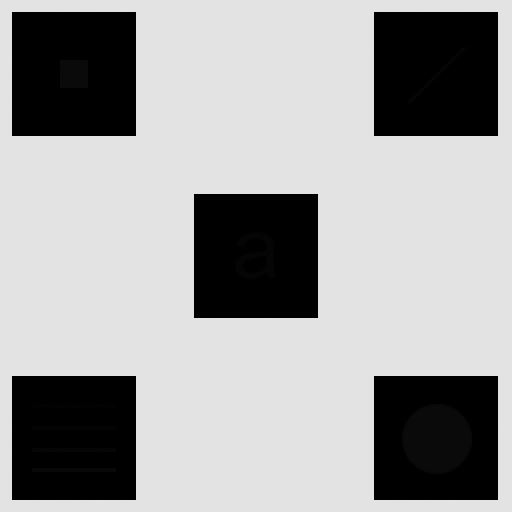
#> input picture practica/imagenes/cuadros.tif, 512 x 512 px
$ jupyter execute --allow-errors tp2b.ipynb
#> lines starting #> are read from the running program, lines starting #| are printed output that depends on the picture
# Ejercicio 1

1. Cargue y visualice las imágenes `patron2.tif` y `patron.tif` (a esta última utilícela a escala de grises).

- Reflexione acerca de qué histograma espera obtener para cada una.
- Obtenga los histogramas y grafíquelos.

```py
histr = cv2.calcHist(images, channels, mask, histSize, ranges[, hist[, accumulate]])
pyplot.plot(histr)
```

- Identifique la información suministrada y analícela en relación a su expectativa.

[cell 1]
import numpy as np
import cv2
import matplotlib.pyplot as plt

img1 = cv2.imread("imagenes/patron.tif", cv2.IMREAD_GRAYSCALE)
img2 = cv2.imread("imagenes/patron2.tif", cv2.IMREAD_GRAYSCALE)

histr1 = cv2.calcHist([img1], channels=[0], mask=None, histSize=[256], ranges=[0, 255])
#> histr1 = 256 values from 0 to 0
histr2 = cv2.calcHist([img2], channels=[0], mask=None, histSize=[256], ranges=[0, 255])
#> histr2 = 256 values from 0 to 0

fig, ax = plt.subplots(2, 2)
fig.tight_layout()

#> (the rest of this cell did not finish here and is left out)

2. Los archivos `histo1.tif`, `histo2.tif`, `histo3.tif`, `histo4.tif` e `histo5.tif` contienen histogramas de imágenes con diferentes características. Se pide:

- Analizando solamente los archivos de histograma y realice una descripción de la imagen a la que corresponden (¿es clara u oscura?, ¿tiene buen contraste?, ¿el histograma me explica algo respecto de la ubicación de los grises?, etc.).
- Anote la correspondencia histograma-imagen con los archivos `imagenA.tif` a `imagenE.tif`, basándose en su análisis previo.
- Cargue las imágenes originales y muestre los histogramas. Comparelos con sus respuestas del punto anterior.
- Obtenga y analice la utilidad de las siguientes propiedades estadísticas de los histogramas: media, varianza, asimetría, energía y entropía.

[cell 2]
histrImg1 = cv2.imread('imagenes/histo1.tif')
histrImg2 = cv2.imread('imagenes/histo2.tif')
histrImg3 = cv2.imread('imagenes/histo3.tif')
histrImg4 = cv2.imread('imagenes/histo4.tif')
histrImg5 = cv2.imread('imagenes/histo5.tif')

fig, ax = plt.subplots(1,5)
fig.set_figwidth(20)
fig.set_figheight(10)
ax[0].axis('off')
ax[0].set_title('histo1')
#> (the rest of this cell did not finish here and is left out)

- `histo1`: mayormente oscura con buen contraste. Prediccion: `imagenA.tif`.
- `histo2`: oscura con poco contraste y sin claros. Prediccion: `imagenC.tif`.
- `histo3`: oscura sin contraste ni grises claros. Prediccion: `imagenE.tif`.
- `histo4`: brillante con poco contraste y grises de valor ~90 agregados artificialmente (ruido o un bloque agregado en la imagen). Prediccion: `imagenB.tif`.
- `histo5`: mayormente brillante con buen contraste y sin oscuros intensos. Prediccion: `imagenD.tif`.

[cell 3]
imagenA = cv2.imread('imagenes/imagenA.tif', cv2.IMREAD_GRAYSCALE)
imagenB = cv2.imread('imagenes/imagenB.tif', cv2.IMREAD_GRAYSCALE)
imagenC = cv2.imread('imagenes/imagenC.tif', cv2.IMREAD_GRAYSCALE)
imagenD = cv2.imread('imagenes/imagenD.tif', cv2.IMREAD_GRAYSCALE)
imagenE = cv2.imread('imagenes/imagenE.tif', cv2.IMREAD_GRAYSCALE)

fig, ax = plt.subplots(3,5)
fig.set_figwidth(20)
fig.set_figheight(10)
ax[0][0].axis('off')
ax[0][0].set_title('histo1')
#> (the rest of this cell did not finish here and is left out)

3. Cargue una imagen y realice la ecualización de su histograma. `img_equ = cv2.equalizeHist(img)`

- Muestre en una misma ventana la imagen original, la versión ecualizada y sus respectivos histogramas.
- Estudie la información suministrada por los histogramas. ¿Qué diferencias nota respecto a las definiciones teóricas?
- Repita el análisis para distintas imágenes

[cell 4]
equ_imagenE = cv2.equalizeHist(imagenE)
equ_imagenB = cv2.equalizeHist(imagenB)

fig, ax = plt.subplots(2,4)
fig.set_figwidth(15)

ax[0][0].axis('off')
#> (the rest of this cell did not finish here and is left out)

4. (Opcional): Investigue la ecualización adaptativa de histogramas CLAHE (Contrast Limited Adaptive Histogram Equalization)

[cell 5]
clahe1 = cv2.createCLAHE(clipLimit=2.0, tileGridSize=(4,4))
clahe2 = cv2.createCLAHE(clipLimit=2.0, tileGridSize=(8,8))
clahe3 = cv2.createCLAHE(clipLimit=2.0, tileGridSize=(16,16))

clahe1_imagenE = clahe1.apply(imagenE)
clahe2_imagenE = clahe2.apply(imagenE)
clahe3_imagenE = clahe3.apply(imagenE)

clahe1_imagenB = clahe1.apply(imagenB)
clahe2_imagenB = clahe2.apply(imagenB)
clahe3_imagenB = clahe3.apply(imagenB)

fig, ax = plt.subplots(4,4)
fig.set_figwidth(15)
fig.set_figheight(10)

ax[0][0].axis('off')
#> (the rest of this cell did not finish here and is left out)

# Ejercicio 2

1. En la imagen `cuadros.tif` se observa un conjunto de cuadros negros sobre un fondo casi uniforme. Utilice ecualización local del histograma para revelar los detalles ocultos en la imagen y compare los resultados con los obtenidos con ecualización global.
Ayuda: el tamaño de ventana y su localización es clave para realizar la ecualización local.

[cell 6]
cuadros = cv2.imread("imagenes/cuadros.tif", cv2.IMREAD_GRAYSCALE)
#> cuadros is the input picture: shape (512, 512); min 0, max 228, mean 160.7

equ_cuadros = cv2.equalizeHist(cuadros)
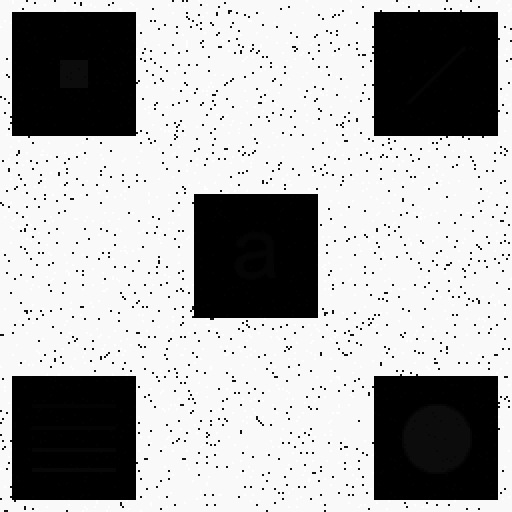
#> equ_cuadros: shape (512, 512); min 0, max 255, mean 172.2

clahe = cv2.createCLAHE(clipLimit=20.0, tileGridSize=(16,16))
clahe_cuadros = clahe.apply(cuadros)
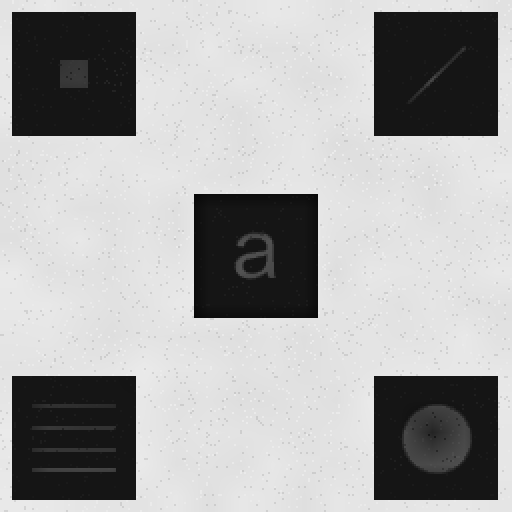
#> clahe_cuadros: shape (512, 512); min 7, max 235, mean 167.6

histr = cv2.calcHist([cuadros], channels=[0], mask=None, histSize=[256], ranges=[0, 255])
#> histr = 256 values, max 175784 at index 227, min 0 at index 12, mean 1024
equ_histr = cv2.calcHist([equ_cuadros], channels=[0], mask=None, histSize=[256], ranges=[0, 255])
#> equ_histr = 256 values, max 175784 at index 249, min 0 at index 1, mean 1005.3
clahe_histr = cv2.calcHist([clahe_cuadros], channels=[0], mask=None, histSize=[256], ranges=[0, 255])
#> clahe_histr = 256 values, max 60811 at index 21, min 0 at index 0, mean 1024

fig, ax = plt.subplots(2, 3)
fig.set_figwidth(15)
fig.set_figwidth(10)
fig.tight_layout()

ax[0][0].set_title('original')
ax[0][0].imshow(cuadros, cmap='gray')
ax[0][1].set_title('equ global')
ax[0][1].imshow(equ_cuadros, cmap='gray')
ax[0][2].set_title('equ local')
ax[0][2].imshow(clahe_cuadros, cmap='gray')
ax[1][0].plot(histr)
ax[1][1].plot(equ_histr)
ax[1][2].plot(clahe_histr);
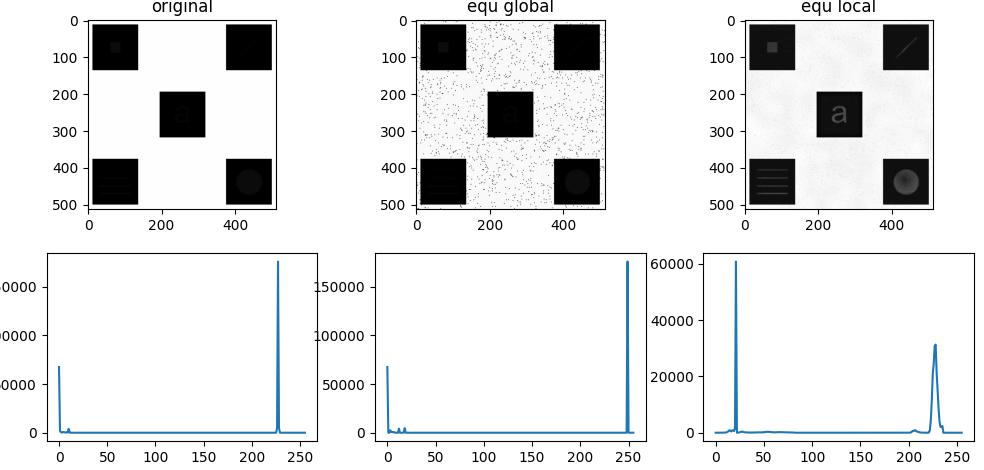
#> figure drawn by matplotlib, 6 panels; panel 4: curve peaks at x = 227, y = 175784; panel 5: curve peaks at x = 249, y = 175784; panel 6: curve peaks at x = 21, y = 60811

2. Realice un algoritmo de búsqueda por correlación de histogramas de intensidad. Se debe informar el contenido de la imagen: Bandera, Caricatura, Personaje o Paisaje. Utilice las imágenes disponibles en `Busqueda_histograma.zip`.

[cell 7]
def analizarCategoria(img: str):
    # imagen buscada
#> called with img = 'Bandera05'
    img_busq = cv2.imread(f"imagenes/Busqueda_histograma/{img}.jpg", cv2.IMREAD_GRAYSCALE)
    histr_busq = cv2.calcHist([img_busq], channels=[0], mask=None, histSize=[256], ranges=[0, 255])
#> histr_busq = 256 values from 0 to 0

    # imagenes de busqueda
    imagenes_referencia = []
    etiquetas_referencia = []

    categorias = ['Bandera', 'Caricaturas', 'Personaje', 'Paisaje']
    for categoria in categorias:
        for i in range(1, 5):
            img_ref = cv2.imread(f"imagenes/Busqueda_histograma/{categoria}0{i}.jpg", cv2.IMREAD_GRAYSCALE)
            # img
            imagenes_referencia.append(img_ref)
            # categoria
            etiquetas_referencia.append(categoria)

    # calculo de correlacion
    correlaciones = []
#> correlaciones = []
    for img_ref in imagenes_referencia:
        histr = cv2.calcHist([img_ref], channels=[0], mask=None, histSize=[256], ranges=[0, 255])
        correlacion = cv2.compareHist(histr, histr_busq, cv2.HISTCMP_CORREL)
        correlaciones.append(correlacion)
#> this loop made 16 passes
#> after the loop, correlaciones = [1, 1, 1, 1, 1, 1, 1, 1, 1, 1, 1, 1, 1, 1, 1, 1]

    # Identificar la imagen de referencia con la mayor correlación
    i_max_correlacion = np.argmax(correlaciones)
#> i_max_correlacion = 0
    categoria_max_correlacion = etiquetas_referencia[i_max_correlacion]
#> categoria_max_correlacion = 'Bandera'
    histr_max_correlacion = cv2.calcHist([imagenes_referencia[i_max_correlacion]], channels=[0], mask=None, histSize=[256], ranges=[0, 255])
#> histr_max_correlacion = 256 values from 0 to 0

    # Mostrar el resultado
    print(f"La imagen es de la categoría {categoria_max_correlacion}.")
#| La imagen es de la categoría Bandera.

    # Ploteo las imagenes y los histogramas para ver
    fig,ax = plt.subplots(2,2)
    plt.tight_layout()

    ax[0,0].imshow(img_busq, cmap='gray')
    ax[0,1].imshow(imagenes_referencia[i_max_correlacion], cmap='gray')
    ax[1,0].plot(histr_busq)
    ax[1,1].plot(histr_max_correlacion);

Para **banderas** no funciona, probablemente porque la bandera de estados unidos es muy distinta de las otras banderas de referencia.

#> (a cell that did not finish here is left out)

#> (a cell that did not finish here is left out)

#> the loop in analizarCategoria (call 2), `for img_ref in imagenes_referencia:` made 16 passes
#| La imagen es de la categoría Bandera.

#> (a cell that did not finish here is left out)

#| La imagen es de la categoría Bandera.

#> (a cell that did not finish here is left out)

#| La imagen es de la categoría Bandera.
